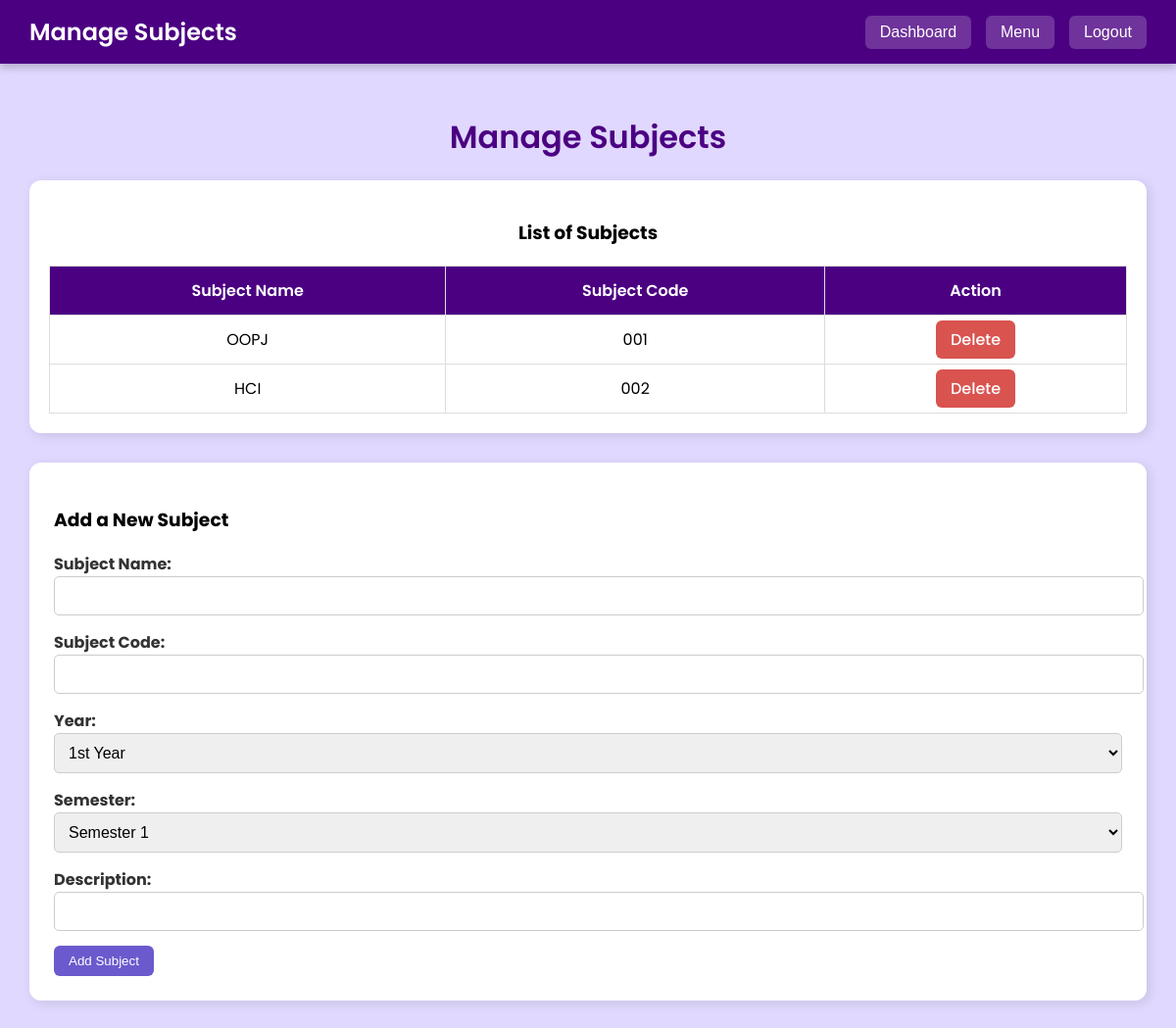
The page /manage_subjects on the database as committed earlier.
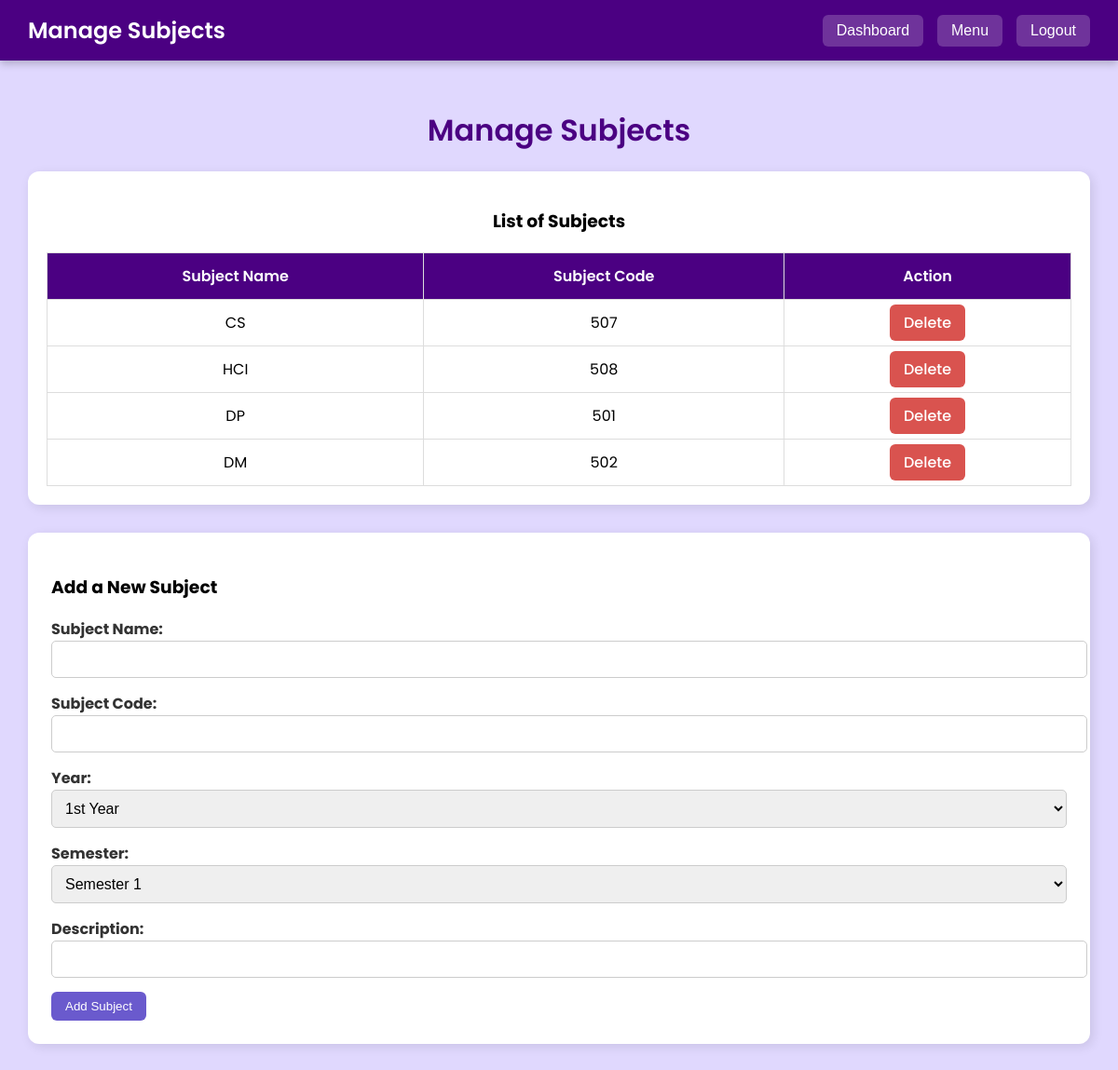
The same page on the database as committed later.
### tables this page shows
CREATE TABLE Subjects (
                    code VARCHAR PRIMARY KEY ,
                    name TEXT UNIQUE NOT NULL,
                    year INTEGER NOT NULL,
                    semester INTEGER NOT NULL,
                    description TEXT);

### app.py (the view)
@app.route('/manage_subjects')
def manage_subjects():
    conn = sqlite3.connect('information.db')
    cursor = conn.cursor()
    cursor.execute("SELECT * FROM Subjects")
    subjects = cursor.fetchall()
    conn.commit()
    conn.close()
    return render_template('ManageSubjects.html', subjects=subjects)

### templates/ManageSubjects.html (shortened to what this page needs)
<!DOCTYPE html>
<html lang="en">
<head>
</head>
<body>
    <div class="header">
        <h2>Manage Subjects</h2>
        <div class="menu-container">
            <button class="dashboard-btn" onclick="window.location.href='/teacher_dashboard'">Dashboard</button>
            <div class="dropdown">
                <button class="menu-btn">Menu</button>
            </div>
            <button class="logout-btn" onclick="window.location.href='/home'">Logout</button>
        </div>
    </div>
    <div class="container">
        <h1>Manage Subjects</h1>
        <div class="table-container">
            <h3>List of Subjects</h3>
            <table class="table">
                <thead>
                    <tr>
                        <th>Subject Name</th>
                        <th>Subject Code</th>
                        <th>Action</th>
                    </tr>
                </thead>
                <tbody>
                    {% for subject in subjects %}
                    <tr>
                        <td>{{ subject[1] }}</td>
                        <td>{{ subject[0] }}</td>
                        <td>
                            <a href="/delete_subject/{{ subject[0] }}" class="btn btn-danger">Delete</a>
                        </td>
                    </tr>
                    {% endfor %}
                </tbody>
            </table>
        </div>
        <div class="form-container">
            <h3>Add a New Subject</h3>
            <form action="/add_subject" method="POST">
                <div class="form-group">
                    <label for="name">Subject Name:</label>
                    <input type="text" id="name" name="name" required>
                </div>
                <div class="form-group">
                    <label for="code">Subject Code:</label>
                    <input type="text" id="code" name="code" required>
                </div>
                <div class="form-group">
                    <label for="year">Year:</label>
                    <select id="year" name="year">
                        <option value="1">1st Year</option>
                    </select>
                </div>
                <div class="form-group">
                    <label for="semester">Semester:</label>
                    <select id="semester" name="semester">
                        <option value="1">Semester 1</option>
                    </select>
                </div>
                <div class="form-group">
                    <label for="description">Description:</label>
                    <input type="text" id="description" name="description" required>
                </div>
                <button type="submit" class="btn">Add Subject</button>
            </form>
        </div>
    </div>
</body>
</html>

### templates/ManageSubjects.html (style rules this page uses)
body { font-family: 'Poppins', sans-serif; margin: 0; padding: 0; background: #e0d8fe; }
.header { background: #4B0082; color: white; padding: 15px 30px; display: flex; justify-content: space-between; align-items: center; box-shadow: 0 4px 8px rgba(0, 0, 0, 0.2); }
.header h2 { margin: 0; font-weight: 600; font-size: 24px; }
.menu-container { display: flex; align-items: center; gap: 15px; }
.menu-btn, .logout-btn, .dashboard-btn { background: rgba(255, 255, 255, 0.2); padding: 8px 15px; border-radius: 6px; border: none; color: white; font-size: 16px; font-weight: 500; cursor: pointer; transition: 0.3s ease; }
.dropdown { position: relative; }
.container { padding: 30px; text-align: center; }
h1 { color: #4B0082; font-weight: 600; margin-bottom: 20px; }
.table-container { margin-top: 20px; background: white; padding: 20px; border-radius: 12px; box-shadow: 3px 3px 12px rgba(0, 0, 0, 0.1); }
.table { width: 100%; border-collapse: collapse; margin-top: 10px; }
.table th, .table td { border: 1px solid #ddd; padding: 12px; text-align: center; }
.table th { background: #4B0082; color: white; font-weight: 600; }
.btn { background-color: #6a5acd; color: white; padding: 8px 15px; border: none; border-radius: 6px; cursor: pointer; transition: 0.3s ease; text-decoration: none; font-weight: 500; }
.btn-danger { background-color: #d9534f; }
.form-container { margin-top: 30px; background: white; padding: 25px; border-radius: 12px; box-shadow: 3px 3px 12px rgba(0, 0, 0, 0.1); text-align: left; }
.form-group { margin-bottom: 15px; }
.form-group input, .form-group select { width: 100%; padding: 10px; border: 1px solid #ccc; border-radius: 5px; font-size: 16px; }
.form-group label { font-weight: bold; color: #333; }

Rows that differ between the two databases and show on the page:
removed Subjects: name "OOPJ", code "001"
removed Subjects: name "HCI", code "002"
added Subjects: name "CS", code "507"
added Subjects: name "HCI", code "508"
added Subjects: name "DP", code "501"
added Subjects: name "DM", code "502"
